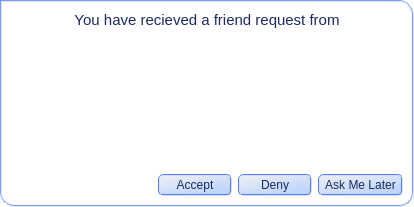
<?xml version="1.0" encoding="UTF-8"?>
<ui version="4.0">
 <class>mainWidget</class>
 <widget class="QWidget" name="mainWidget">
  <property name="geometry">
   <rect>
    <x>0</x>
    <y>0</y>
    <width>414</width>
    <height>207</height>
   </rect>
  </property>
  <property name="windowTitle">
   <string>Add contact</string>
  </property>
  <property name="styleSheet">
   <string>background-color: rgba(255, 255, 255, 0);</string>
  </property>
  <layout class="QVBoxLayout" name="verticalLayout_2">
   <property name="spacing">
    <number>0</number>
   </property>
   <property name="margin">
    <number>0</number>
   </property>
   <item>
    <widget class="QFrame" name="mainFrame">
     <property name="styleSheet">
      <string>QFrame#mainFrame { 
border: 2px groove white;	border-color: rgba(86, 128, 255, 200); background-color: rgb(255, 255, 255); border-top-right-radius: 15px; border-bottom-right-radius: 15px; border-bottom-left-radius: 15px; 
}

QLabel {
	color: rgb(25, 44, 98);
}

QPushButton {
	min-width: 60px;
	color: rgb(25, 44, 98);
	background-color: qlineargradient(spread:pad, x1:0, y1:0, x2:0.676, y2:1, stop:0 rgba(240, 240, 240, 255), stop:1 rgba(188, 212, 255, 255));
	border: 2px groove white;
	border-color: rgb(86, 128, 255);
	border-radius: 5px;
	padding: 2px 5px;
}

QPushButton::pressed{
	color: rgb(74, 87, 107);
	background-color: rgba(255, 255, 255, 255);
}</string>
     </property>
     <property name="frameShape">
      <enum>QFrame::StyledPanel</enum>
     </property>
     <property name="frameShadow">
      <enum>QFrame::Raised</enum>
     </property>
     <layout class="QVBoxLayout" name="verticalLayout_3">
      <item>
       <layout class="QVBoxLayout" name="verticalLayout">
        <item>
         <widget class="QLabel" name="label_Info">
          <property name="font">
           <font>
            <pointsize>11</pointsize>
           </font>
          </property>
          <property name="text">
           <string>You have recieved a friend request from</string>
          </property>
          <property name="alignment">
           <set>Qt::AlignCenter</set>
          </property>
         </widget>
        </item>
        <item>
         <layout class="QHBoxLayout" name="horizontalLayout"/>
        </item>
        <item>
         <widget class="QLabel" name="label_requestOriginator">
          <property name="font">
           <font>
            <pointsize>11</pointsize>
           </font>
          </property>
          <property name="styleSheet">
           <string>color: rgb(170, 0, 0);</string>
          </property>
          <property name="text">
           <string/>
          </property>
          <property name="alignment">
           <set>Qt::AlignCenter</set>
          </property>
         </widget>
        </item>
        <item>
         <spacer name="verticalSpacer">
          <property name="orientation">
           <enum>Qt::Vertical</enum>
          </property>
          <property name="sizeHint" stdset="0">
           <size>
            <width>20</width>
            <height>40</height>
           </size>
          </property>
         </spacer>
        </item>
        <item>
         <layout class="QHBoxLayout" name="horizontalLayout_3">
          <item>
           <spacer name="horizontalSpacer">
            <property name="orientation">
             <enum>Qt::Horizontal</enum>
            </property>
            <property name="sizeHint" stdset="0">
             <size>
              <width>40</width>
              <height>20</height>
             </size>
            </property>
           </spacer>
          </item>
          <item>
           <widget class="QPushButton" name="pushButton_Accept">
            <property name="text">
             <string>Accept</string>
            </property>
           </widget>
          </item>
          <item>
           <widget class="QPushButton" name="pushButton_Deny">
            <property name="text">
             <string>Deny</string>
            </property>
           </widget>
          </item>
          <item>
           <widget class="QPushButton" name="pushButton_AskLater">
            <property name="text">
             <string>Ask Me Later</string>
            </property>
           </widget>
          </item>
         </layout>
        </item>
       </layout>
      </item>
     </layout>
    </widget>
   </item>
  </layout>
 </widget>
 <resources/>
 <connections/>
</ui>
